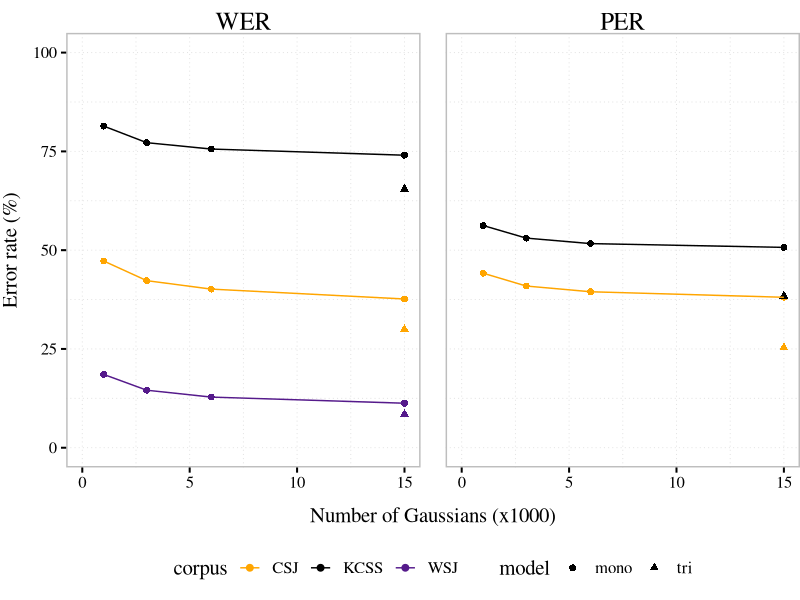

Source code (R):
#############
# LIBRARIES ####
#############

library(ggplot2)
library(reshape2)

#############
# FUNCTIONS ####
#############

### Aesthetics
theme_ita <- function (base_size = 15, base_family = "Times") {
  theme_grey(base_size = base_size, base_family = base_family) %+replace% 
    theme(axis.text = element_text(size = rel(0.8)), 
          axis.title.x = element_text(margin=margin(10,0,0,0)),
          axis.title.y = element_text(angle=90, margin=margin(0,10,0,0)),
          axis.ticks = element_line(colour = "black"), 
          axis.line = element_line(colour = NA, size = 0.5), 
          legend.key = element_rect(colour = "white"), 
          panel.background = element_rect(fill = "white", colour = NA), 
          panel.border = element_rect(fill = NA, colour = "gray", size = 1), 
          panel.spacing = unit(1.25, "lines"),
          panel.grid.major = element_line(colour = "gray88", size = 0.3, linetype = "dotted"), 
          panel.grid.minor = element_line(colour = "gray88", size = 0.3, linetype = "dotted"), 
          strip.background = element_blank(),
          strip.text = element_text(size = rel(1.2)),
          #strip.switch.pad.wrap = unit(c(1,1,1,1), "cm"), 
          plot.margin = unit(c(0.25,0,0.25,0), "cm"),
          plot.title = element_text(margin=margin(0,0,5,0))
    )
}

###############
# CREATE DATA ####
###############

d.eval <- data.frame(corpus=c(rep("CSJ",6), rep("KCSS",6), rep("WSJ",6)), 
                     model=rep(c(rep("mono", 4), "tri", "mono"), 3),
                     totgauss=rep(c(1, 3, 6, rep(15,3)), 3),
                     set=rep(c(rep("valid", 5), "test"), 3),
                     WER=c(c(47.24, 42.28, 40.14, 37.64, 29.94, 37.48), 
                           c(81.39, 77.2, 75.59, 74.03, 65.48, 73.35),
                           c(18.54, 14.55, 12.81, 11.26, 8.48, 11.5)), #11.44 test wpdT
                     PER=c(c(44.16, 40.92, 39.47, 38.07, 25.33, 37.96), 
                           c(56.23, 53.05, 51.66, 50.70, 38.42, 50.7),
                           c(NA, NA, NA, NA, NA, NA)))
d.eval.melted <- melt(d.eval, id.vars = c("corpus", "model", "totgauss", "set"))

########
# PLOT ####
########
pdf(file="figures/plot_hmm_evaluations.pdf", width = 6, height = 4)

ggplot(d.eval.melted[d.eval.melted$set=="valid",], aes(x=totgauss, y=value, col=corpus, pch=model, label=(round(value, 1)))) + 
  facet_wrap(~variable) +
  geom_point(size=2) + geom_line() +
  # geom_text(vjust = -1.5, check_overlap = F) + 
  xlim(0,15) + ylim(0, 100) + 
  xlab("Number of Gaussians (x1000)") + ylab("Error rate (%)") +
  scale_color_manual(values=c("orange", "black", "purple4")) +
  theme_ita() + theme(legend.position="bottom")

dev.off()
